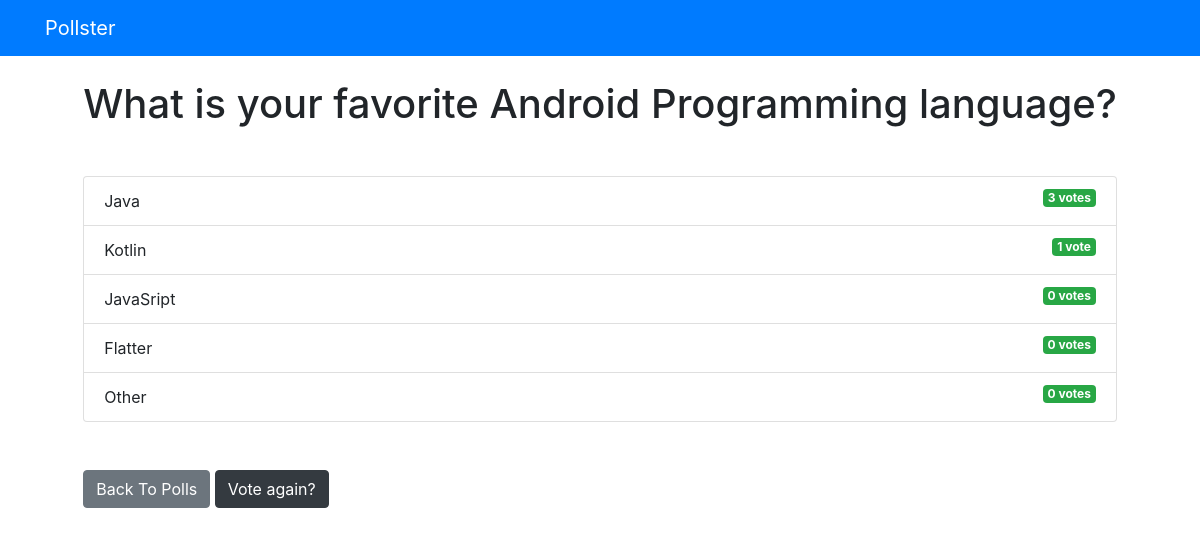
The page /polls/2/results/ on the database as committed earlier.
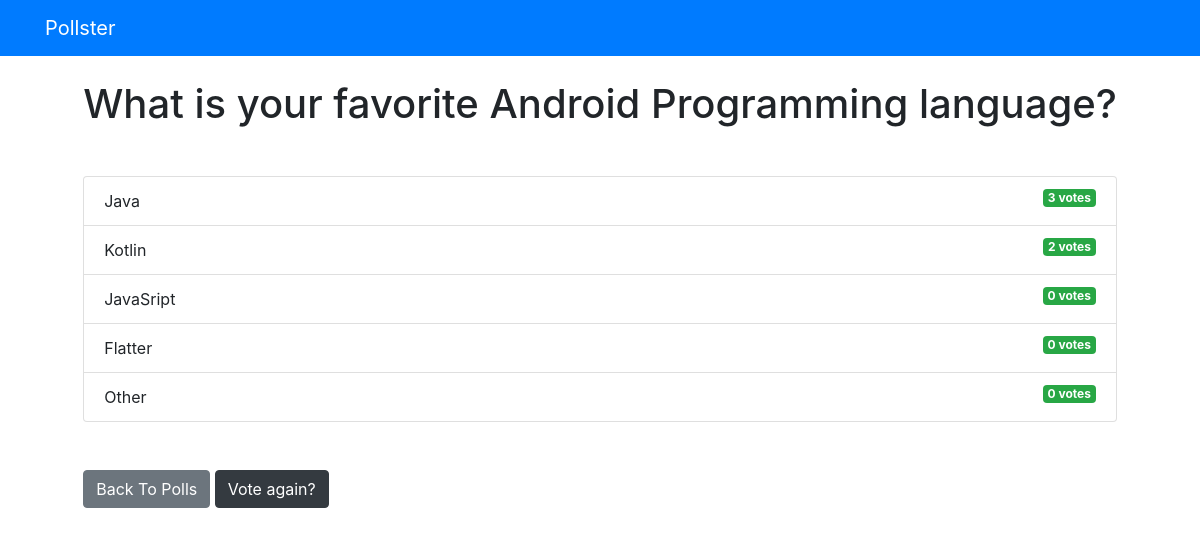
The same page on the database as committed later.
### polls/models.py (models this page shows, shortened)
class Question(models.Model):
    question_text = models.CharField(max_length=200)
    pub_date = models.DateTimeField('date published')

class Choice(models.Model):
    question = models.ForeignKey(Question, on_delete=models.CASCADE)
    choice_text = models.CharField(max_length=200)
    votes = models.IntegerField(default=0)

### polls/views.py (the view)
# urls.py: path("<int:question_id>/results/", views.results, name='results'),
def results(request, question_id):
    question = get_object_or_404(Question, pk=question_id)
    return render(request, "polls/results.html", {"question": question})

### templates/polls/results.html
{% extends "base.html" %}
{% block content %}
    <h1 class="mb-5 text-center">
        {{ question.question_text }}
    </h1>
    <ul class="list-group mb-5">
        {% for choice in question.choice_set.all %}
        <li class="list-group-item">
            {{ choice.choice_text }}
            <span class="badge badge-success float-right">
                {{ choice.votes }} vote{{ choice.votes | pluralize }}
            </span>
        </li>
        {% endfor %}
    </ul>
    <a href="{% url 'polls:index' %}" class="btn btn-secondary">
        Back To Polls
    </a>
    <a href="{% url 'polls:detail' question.id %}" class="btn btn-dark">
        Vote again?
    </a>
{% endblock %}

### templates/base.html (shortened to what this page needs)
<!DOCTYPE html>
<html lang="en">
<head>
    <link rel="stylesheet" href="https://stackpath.bootstrapcdn.com/bootstrap/4.5.0/css/bootstrap.min.css">
</head>
<body>
    {% include 'partials/_navbar.html' %}
    <div class="container">
        <div class="row">
            <div class="col-mid-6 m-auto">
                <div class="col-mid-6 m-auto">
                    {% block content %}{% endblock %}
                </div>
            </div>
        </div>
    </div>
</body>
</html>

### templates/partials/_navbar.html
<nav class="navbar navbar-dark bg-primary mb-4">
    <div class="container">
        <a href="/" class="navbar-brand">Pollster</a>
    </div>
</nav>

Rows that differ between the two databases and show on the page:
changed Choice "Kotlin": votes "1" → "2"; votes|pluralize (not shown) → "s"
